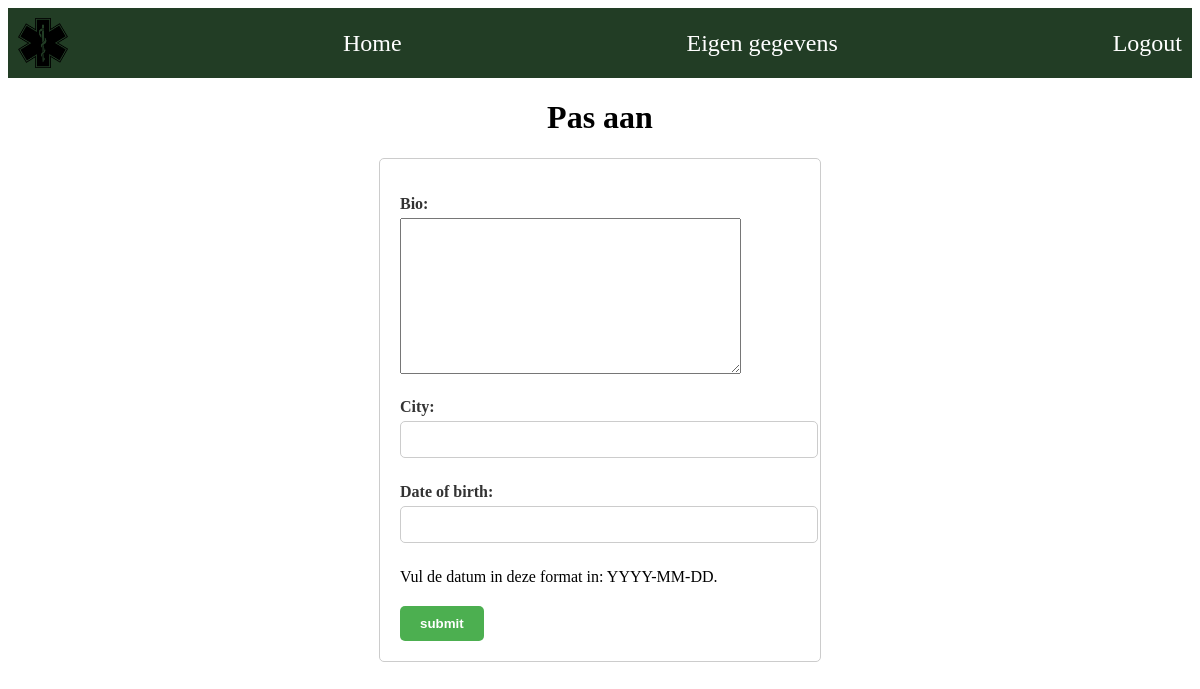
Page /edit_user/1/ (signed in) on the earlier database version.
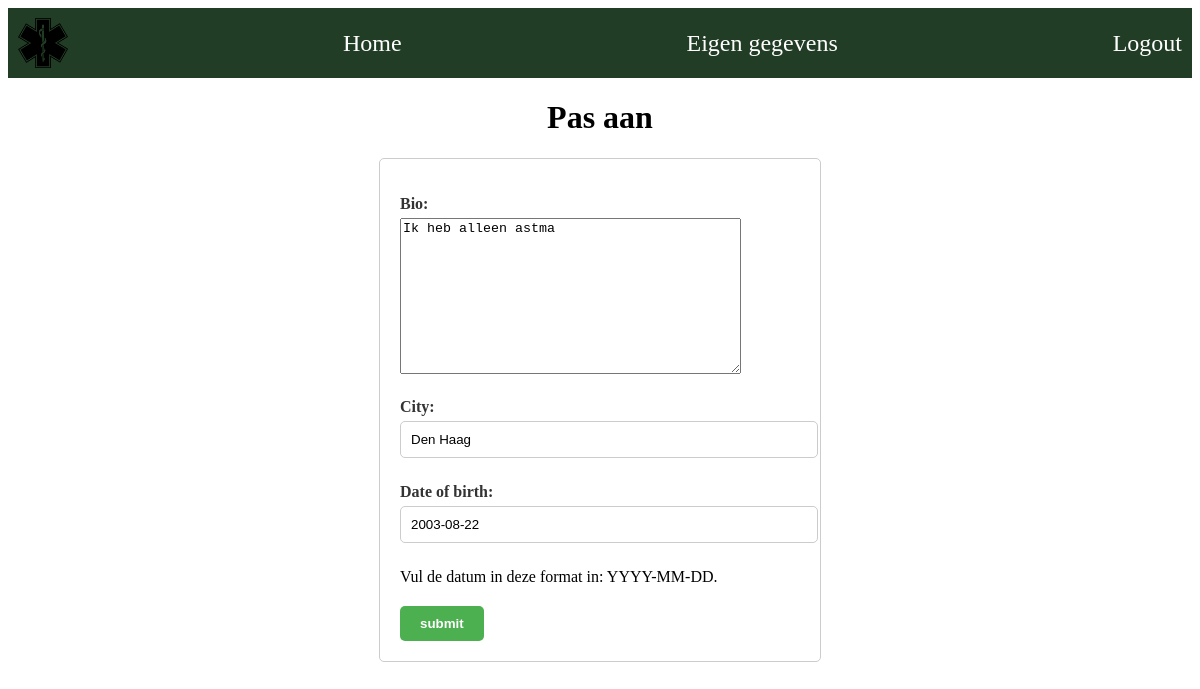
Same page on the later database version.
### base/models.py (models this page shows, shortened)
class Profile(models.Model):
    user = models.OneToOneField(User, on_delete=models.CASCADE)
    bio = models.TextField()
    city = models.CharField(max_length=100)
    date_of_birth = models.DateField(null=True, blank=True)

### base/views.py (the view)
# urls.py: path("edit_user/<int:pk>/", views.edit_user, name="edit_user"),
@login_required
def edit_user(request, pk):
    profile = Profile.objects.get(pk=pk)
    if request.method == "POST":
        form = ProfileForm(request.POST, instance=profile)
        if form.is_valid():
            form.save()
            messages.success(request, "Jouw gegevens zijn aangepast")
            return redirect("user")
    else:
        form = ProfileForm(instance=profile)
    context = {"form": form}
    return render(request, "base/useraanpas.html", context)

### base/forms.py
class ProfileForm(forms.ModelForm):
    class Meta:
        model = Profile
        fields = ['bio', 'city', 'date_of_birth']

### base/templates/base/useraanpas.html (shortened to what this page needs)
{% extends 'base/base.html' %}
{% block content %}
    <h1>Pas aan</h1>
    <form method="POST">
        {{ form.as_p}}
    <p><span class="help-text">Vul de datum in deze format in: YYYY-MM-DD.</span></p>
        <input type="submit" value="submit">
    </form>
{% endblock content %}

Differences in the rows shown:
changed Profile: bio (not shown) → "Ik heb alleen astma"; city (not shown) → "Den Haag"; date_of_birth (not shown) → "2003-08-22"
